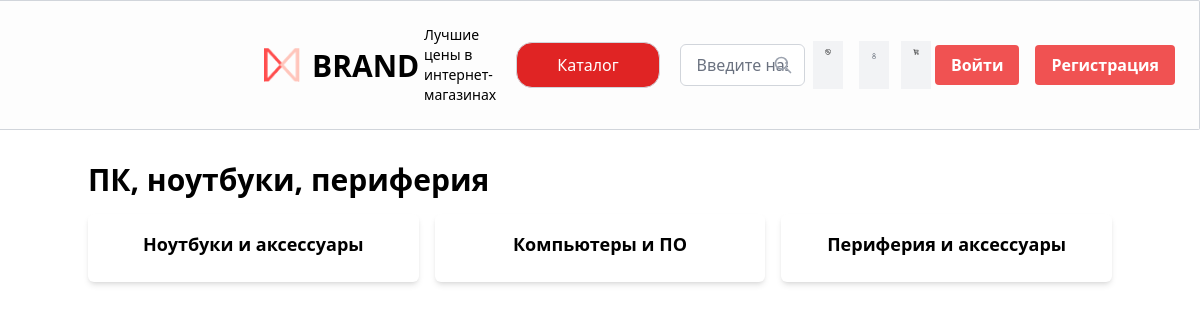
Page /category/2 on the committed database.
### tables this page shows
CREATE TABLE category (
            id INTEGER PRIMARY KEY AUTOINCREMENT,
            name TEXT NOT NULL
        );

CREATE TABLE subcategory (
            id INTEGER PRIMARY KEY AUTOINCREMENT,
            name TEXT NOT NULL,
            category_id INTEGER,
            FOREIGN KEY (category_id) REFERENCES category(id)
        );

### app.py (the view)
@app.route('/category/<int:category_id>')
def category_detail(category_id):
    db = get_db()
    cursor = db.cursor()
    cursor.execute("SELECT name FROM category WHERE id = ?", (category_id,))
    category_name = cursor.fetchone()[0]
    cursor.execute("SELECT id, name FROM subcategory WHERE category_id = ?", (category_id,))
    subcategories = cursor.fetchall()
    subcategories = [dict(zip(('id', 'name'), subcategory)) for subcategory in subcategories]
    db.close()
    return render_template('category_detail.html', category_name=category_name, subcategories=subcategories)

### app.py (called while the page is built)
def get_db():
    conn = sqlite3.connect(DATABASE)
    conn.execute('PRAGMA foreign_keys = ON')
    return conn

### templates/category_detail.html (shortened to what this page needs)
{% extends 'base.html' %}
    {% block body %}
    <header class="flex items-center  p-6 bg-white-2   border border-l-0 border-gray-300 rounded-tr-sm rounded-br-sm ">
        <a href="{{ url_for('index') }}">
            <h1 class="text-3xl font-black ml-72 mb-5 absolute ">BRAND</h1>
            <img class="h-9.5 w-9 ml-60 mx-40" src="/static/img/behoof_logo.png" alt=""></a>
          <p class="text-sm text-rgba(38, 49, 65, 1) pr-5 ">Лучшие цены в <br>интернет-магазинах </p>
          <div class="relative inline-block">
            <button class="text-white flex items-center bg-red-600 border border-2-0 border-gray-300 hover:bg-red-400 py-2.5 px-10 mr-5 rounded-2xl focus:outline-slate-50" onclick="toggleDropdown('dropdownMenuRight')">Каталог</button>
          </div>
          <div class="w-500px relative">
            <div class="relative z-10">
              <input type="text" id="search-input" class="w-full px-4 py-2 rounded-md border border-gray-300 focus:ring focus:ring-blue-500 focus:ring-opacity-50" placeholder="Введите название товара" onkeyup="searchProducts()">
              <div class="absolute right-3 top-1/2 -translate-y-1/2">
                <svg xmlns="http://www.w3.org/2000/svg" class="h-5 w-5 text-gray-400" fill="none" viewBox="0 0 24 24" stroke="currentColor"><path stroke-linecap="round" stroke-linejoin="round" stroke-width="2" d="M21 21l-6-6m2-5a7 7 0 11-14 0 7 7 0 0114 0z" /></svg>
              </div>
            </div>
          </div>
          <a href="/admin_panel" class="bg-smoky px-3 py-2 mx-2 w-12 h-12"></a>
          <a href="{{ url_for('profile') }}" class="bg-smoky px-3 py-3 mx-2 w-12 h-12"><img src="/static/img/frame.png" alt=""></a>
          <a href="{{ url_for('cart') }}" class="bg-smoky px-3 py-2 mx-1 w-12 h-12"></a>
          <div class="flex gap-4">
            <button class="bg-red-500 hover:bg-red-400 text-white font-bold py-2 px-4 rounded focus:outline-none focus:shadow-outline">
              <a href="{{ url_for('login') }}" class="text-white">Войти</a>
            </button>
            <button class="bg-red-500 hover:bg-red-400 text-white font-bold py-2 px-4 rounded focus:outline-none focus:shadow-outline">
              <a href="{{ url_for('register') }}" class="text-white">Регистрация</a>
            </button>
          </div>
        </header>
    <div class="container mx-auto mt-8">
        <h1 class="text-3xl font-bold mb-4">{{ category_name }}</h1>
        <div class="grid grid-cols-1 md:grid-cols-2 lg:grid-cols-3 gap-4">
            {% for subcategory in subcategories %}
                <a href="{{ url_for('products', subcategory_id=subcategory.id) }}" class="bg-white rounded-md shadow-md p-4 flex flex-col items-center">
                    <h2 class="text-lg font-bold mb-2">{{ subcategory.name }}</h2>
                </a>
            {% endfor %}
        </div>
    </div>
    {% endblock %}

### rows in the picture
category: name "ПК, ноутбуки, периферия"
subcategory: name "Ноутбуки и аксессуары"
subcategory: name "Компьютеры и ПО"
subcategory: name "Периферия и аксессуары"
